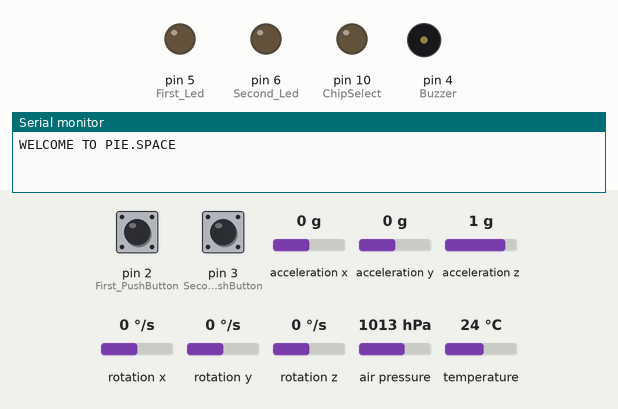
Recording of a sketch running on a simulated Arduino Uno, built with avr-gcc and run on an emulated ATmega328P. On the bench: output pins drawn as LEDs (lit = HIGH), buzzer (waves = sounding), the last lines printed to the serial monitor. Inputs (shaded band) come from the test bench; at power-on: acceleration y 0 g, acceleration x 0 g, rotation x 0 °/s, acceleration z 1 g, pin 2 (First_PushButton) LOW, pin 3 (Second_PushButton) LOW, rotation y 0 °/s, rotation z 0 °/s, air pressure 1013 hPa, temperature 24 °C.

Above: at 0.1 s.
At 3.1 s:
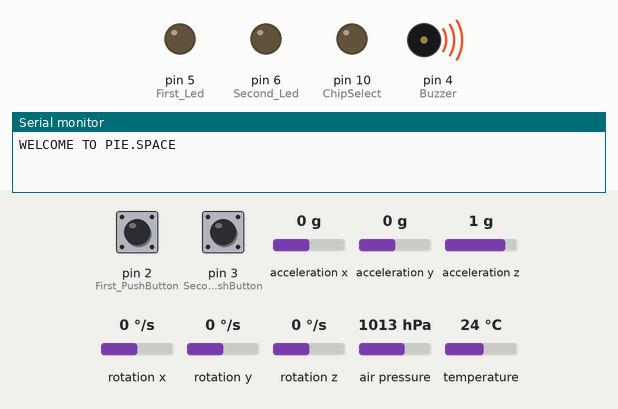
At 7.8 s:
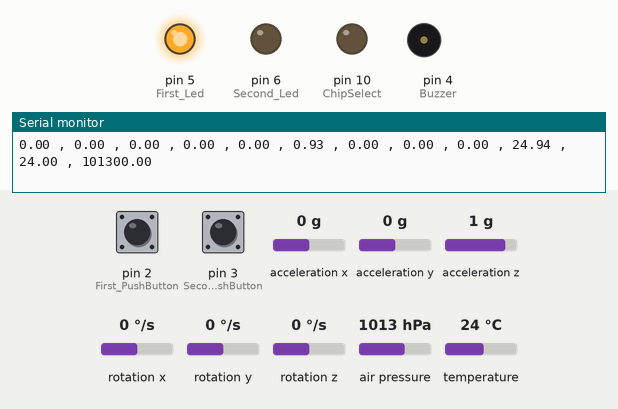
7.9 s: acceleration y set to -0.8 g
10.9 s: acceleration x set to -1.4 g
13.9 s: rotation x set to -192 °/s
16.9 s: acceleration z set to -1.4 g
Timing chart, 0 to 19.9 s (numbered marks = the images above; inputs shaded):
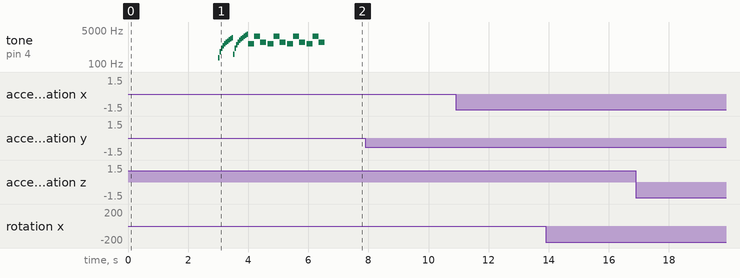

The sketch:

CODE_A1.ino
```cpp
// LETS WRITE THE CODE FOR FIGHTER FLIGHT COMPUTER
// THIS IS A FIRST VERSION OF THIS FLIGHT COMPUTER

// DEFINE THE HEADER FILE /PATH
#include <Arduino.h>
#include <Wire.h>
#include <MPU6050.h>
#include <SimpleKalmanFilter.h>
#include <Adafruit_Sensor.h>
#include <Adafruit_BMP280.h>
#include <SPI.h>
#include <SD.h>

// DEFINE THE MPU6050 OBJECT
MPU6050 mpu6050;

int16_t ax, ay, az; // DEFINE THE ACCELEROMETER RAW DATA [x , y , z ]
int16_t gx, gy, gz; // DEFINE THE GYROSCOPE RAW DATA [x , y , z ]

float AccX, AccY, AccZ;    // DEFINE THE ACCELEROMETER SCALED DATA [x , y , z ]
float GyroX, GyroY, GyroZ; // DEFINE THE GYROSCOPE SCALED DATA [x , y , z ]

// CALCULATE THE ROLL ,PITCH , AND YAW ANGLE
float ROLL, PITCH, YAW;

// Define Kalman filter parameters
// define the kalman filter for roll , pitch and yaw
SimpleKalmanFilter kalmanPitch(2, 2, 0.15); // Q, R, initial estimate
SimpleKalmanFilter kalmanRoll(2, 2, 0.15);  // Q, R, initial estimate
SimpleKalmanFilter kalmanYaw(2, 2, 0.15);   // Q ,R,initial estimate

// define the kalman filter for AccX , AccY , AccZ
SimpleKalmanFilter kalmanAccX(2, 2, 0.15);
SimpleKalmanFilter kalmanAccY(2, 2, 0.15);
SimpleKalmanFilter kalmanAccZ(2, 2, 0.15);

// define the kalman filter for GyroX , GyroY , GyroZ
SimpleKalmanFilter kalmanGyroX(2, 2, 0.15);
SimpleKalmanFilter kalmanGyroY(2, 2, 0.15);
SimpleKalmanFilter kalmanGyroZ(2, 2, 0.15);

// DEFINE THE BMP280 SENSOR OBJECT
Adafruit_BMP280 BMP280;

// DEFINE THE SD CARD OBJECT
File BlackBox;

// DEFINE THE COMPONENTS LED , BUZZER , PUSHBUTTON
#define First_PushButton 2  // set the first pushbutton on d2
#define Second_PushButton 3 // set the second pushbutton on d3
#define Buzzer 4            // set the buzzer on d4
#define First_Led 5         // set the first led on d5
#define Second_Led 6        // set the second led on d6
#define ChipSelect 10       // set chip select pin for Micro sd card

// Define the some Globe variables
int First_PushButtonValue = 0;
int Second_PushButtonValue = 0;
int Mode_Value = 0; // initialize mode to zero

void Startup_Sound()
{
  // DEFINE THE BUZZER FREQUENCY
  const int Delay_200_Millisecond = 200;

  // DEFINE THE FIRST BUZZER TONE FREQUENCY
  int Buzzer_Tone_First_Frequency[] = {200, 400, 600, 800, 1000, 1200, 1400, 1600, 1800, 2000};

  for (int Buzzer_Tone_First = 0; Buzzer_Tone_First < 10; Buzzer_Tone_First++)
  {
    tone(Buzzer, Buzzer_Tone_First_Frequency[Buzzer_Tone_First], Delay_200_Millisecond);
    delay(50); // DELAY FOR 100 MILLISECOND
  }

  // DEFINE THE SECOND BUZZER TONE FREQUENCY
  int Buzzer_Tone_Second_Frequency[] = {300, 600, 900, 1200, 1500, 1800, 2100, 2400, 2700, 3000};

  for (int Buzzer_Tone_Second = 0; Buzzer_Tone_Second < 10; Buzzer_Tone_Second++)
  {
    tone(Buzzer, Buzzer_Tone_Second_Frequency[Buzzer_Tone_Second], Delay_200_Millisecond);
    delay(50); // DELAY FOR 50 MILLISECOND
  }

  // DEFINE THE THIRD BUZZER TONE FREQUENCY
  for (int Buzzer_Tone_Third = 0; Buzzer_Tone_Third <= 3; Buzzer_Tone_Third++)
  {
    // DEFINE THE TONE
    tone(Buzzer, 1000);
    delay(Delay_200_Millisecond); // DELAY FOR 100 MILLISECOND
    noTone(Buzzer);

    tone(Buzzer, 2400);
    delay(Delay_200_Millisecond); // DELAY FOR 100 MILLISECOND
    noTone(Buzzer);

    tone(Buzzer, 1200);
    delay(Delay_200_Millisecond); // DELAY FOR 100 MILLISECOND
    noTone(Buzzer);

    digitalWrite(Buzzer, LOW);
    delay(50); // DELAY FOR 50 MILLISECOND
  }
}

void logo()
{
  Serial.println("WELCOME TO PIE.SPACE");
  // DELAY FOR 3 SECOND
  // the program will we start on 3 second
  delay(3000); // DELAY FOR 3 SECOND
}

void setup()
{
  // LETS DEFINE THE SERIAL MONITOR IN THIS CASE I AM USING 9600 BITS PER SECOND (BPS)
  Serial.begin(9600);
  // define the buzzer startup sound
  logo();
  Startup_Sound();

  pinMode(First_PushButton, INPUT);
  pinMode(Second_PushButton, INPUT);
  pinMode(Buzzer, OUTPUT);
  pinMode(First_Led, OUTPUT);
  pinMode(Second_Led, OUTPUT);
  pinMode(ChipSelect, OUTPUT);
  digitalWrite(First_Led, HIGH);
  digitalWrite(Second_Led, LOW);

  // mpu6050

  Serial.print("Initialization MPU6050 SENSOR..........");
  Wire.begin();
  mpu6050.initialize();
  mpu6050.setFullScaleAccelRange(MPU6050_ACCEL_FS_2); //+-2g
  mpu6050.setFullScaleGyroRange(MPU6050_GYRO_FS_2000);
  Serial.println("Initialization done .");

  // BMP280
  // DEFINE THE BMP280 I2C ADDRESS = 0X76
  Serial.print("Initialization BMP280 SENSOR.........");
  if (!BMP280.begin(0x76))
  {
    Serial.println("BMP280 SENSOR NOT CONNECTED PLEASE CHECK THE WIRE ");
    Serial.println("SCL == SCL");
    Serial.println("SDA == SDA ");
    while (true)
      ;
  }
  else
  {
    Serial.println("Initialization done .");
  }

  // // SD CARD
  // Serial.print("Initializing SD Card.....");
  // if (!SD.begin(ChipSelect))
  // {
  //   Serial.println("initialization failed ! ");
  //   while (true)
  //     ;
  // }
  // Serial.println("Initialization done . ");

  // CLEAR THE SD CARD MODULE
  if (SD.exists("file.txt"))
  {
    if (SD.remove("file.txt") == true)
    {
      Serial.println("removed data");
    }
  }

  // define the pushbutton value
  First_PushButtonValue = digitalRead(First_PushButton);   // define the first pushbutton value
  Second_PushButtonValue = digitalRead(Second_PushButton); // define the second pushbutton value
}

void mpu6050_data()
{
  // get the raw data
  mpu6050.getMotion6(&ax, &ay, &az, &gx, &gy, &gz);

  // convert the raw accelerometer data to g
  AccX = (float)ax / 16384.0;
  AccY = (float)ay / 16384.0;
  AccZ = (float)az / 16384.0;

  // convert the raw gyroscope data to degree/second
  GyroX = (float)gx / 131.0;
  GyroY = (float)gy / 131.0;
  GyroZ = (float)gz / 131.0;

  // calculate the roll and pitch angles
  // convert the radian to degree 180/pi
  ROLL = atan2(AccY, AccZ) * 180 / M_PI;
  PITCH = atan(-AccX / sqrt(AccY * AccY + AccZ * AccZ)) * 180 / M_PI;
  YAW = atan2(-GyroX, sqrt(GyroY * GyroY + GyroZ * GyroZ)) * 180 / M_PI;

  // apply the kalman filter for smooth roll pitch yaw angles
  PITCH = kalmanPitch.updateEstimate(PITCH);
  ROLL = kalmanRoll.updateEstimate(ROLL);
  YAW = kalmanYaw.updateEstimate(YAW);

  // define the accelerometer
  AccX = kalmanAccX.updateEstimate(AccX);
  AccY = kalmanAccY.updateEstimate(AccY);
  AccZ = kalmanAccZ.updateEstimate(AccZ);

  // define the gyroscope
  GyroX = kalmanGyroX.updateEstimate(GyroX);
  GyroY = kalmanGyroY.updateEstimate(GyroY);
  GyroZ = kalmanGyroZ.updateEstimate(GyroZ);

  // measure the altitude
  float Altitude = BMP280.readAltitude(1016);
  float Temperature = BMP280.readTemperature();
  float Pressure = BMP280.readPressure();

  // print on the serial monitor
  // first we will print roll , pitch , yaw

  Serial.print(PITCH);
  Serial.print(" , ");

  Serial.print(ROLL);
  Serial.print(" , ");

  Serial.print(YAW);
  Serial.print(" , ");

  // define the acceleration
  Serial.print(AccX);
  Serial.print(" , ");

  Serial.print(AccY);
  Serial.print(" , ");

  Serial.print(AccZ);
  Serial.print(" , ");

  Serial.print(GyroX);
  Serial.print(" , ");

  Serial.print(GyroY);
  Serial.print(" , ");

  Serial.print(GyroZ);
  Serial.print(" , ");


  // define the altitude and temperature and pressure
  Serial.print(Altitude);
  Serial.print(" , ");

  Serial.print(Temperature);
  Serial.print(" , ");

  Serial.println(Pressure);

  delay(10);
}

void loop()
{

  // call the function
  mpu6050_data();
}
```
